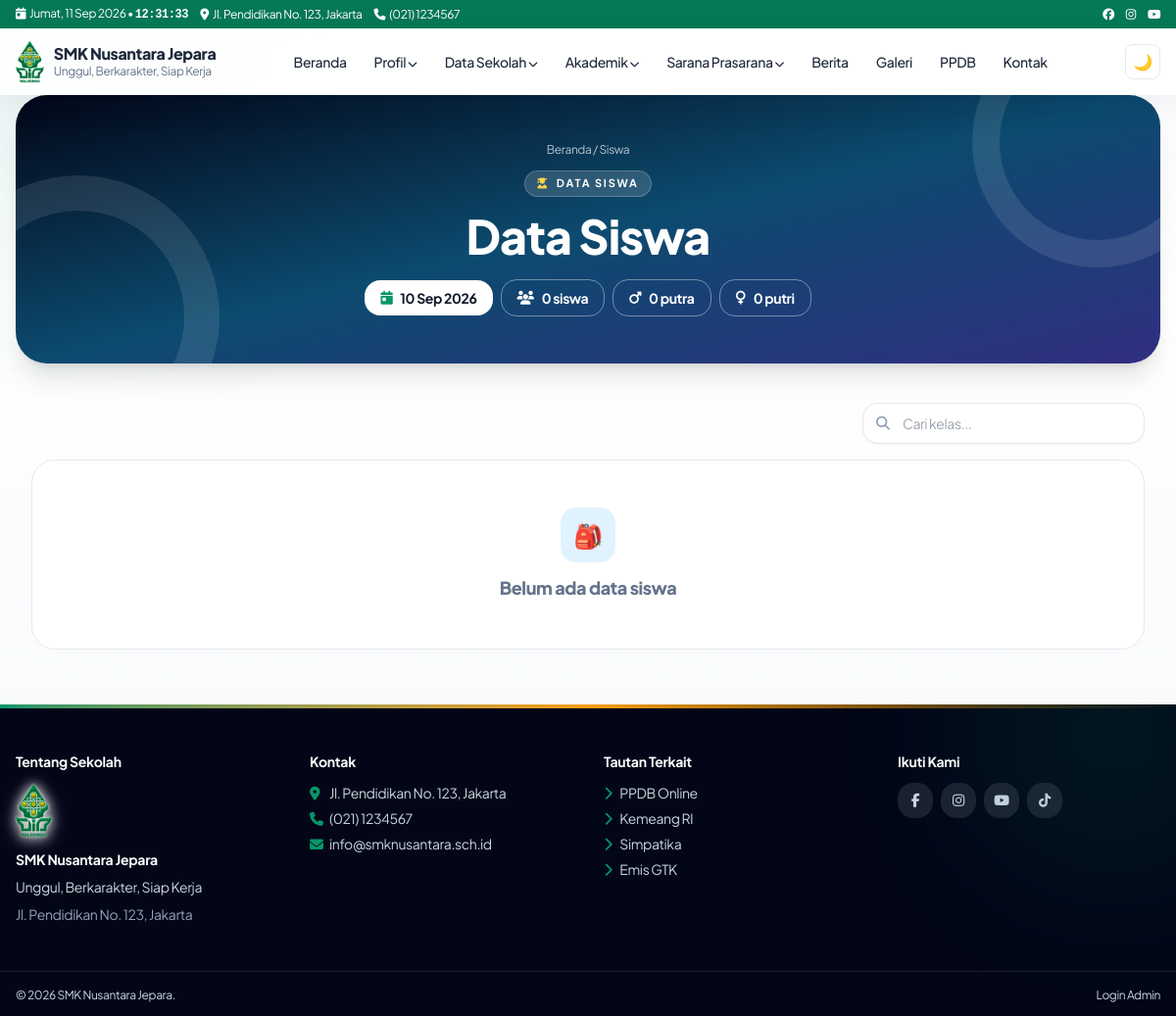
Screenshot of /siswa with the database file from the repository.
### tables this page shows
CREATE TABLE IF NOT EXISTS settings (
  id INT UNSIGNED AUTO_INCREMENT PRIMARY KEY,
  `key` VARCHAR(100) NOT NULL UNIQUE,
  `value` TEXT DEFAULT NULL,
  updated_at TIMESTAMP DEFAULT CURRENT_TIMESTAMP ON UPDATE CURRENT_TIMESTAMP
);

CREATE TABLE IF NOT EXISTS menu_items (
  id INT UNSIGNED AUTO_INCREMENT PRIMARY KEY,
  menu_id INT UNSIGNED NOT NULL,
  parent_id INT UNSIGNED DEFAULT NULL,
  label VARCHAR(150) NOT NULL,
  url VARCHAR(500) NOT NULL,
  target VARCHAR(20) DEFAULT '_self',
  sort_order INT DEFAULT 0,
  is_active TINYINT(1) DEFAULT 1,
  kind VARCHAR(20) NOT NULL DEFAULT 'link',
  mega_id INT UNSIGNED DEFAULT NULL,
  INDEX idx_menu_parent (menu_id, parent_id, sort_order),
  CONSTRAINT fk_mi_menu FOREIGN KEY (menu_id) REFERENCES menus(id) ON DELETE CASCADE,
  CONSTRAINT fk_mi_parent FOREIGN KEY (parent_id) REFERENCES menu_items(id) ON DELETE CASCADE
);

CREATE TABLE IF NOT EXISTS widgets (
  id INT UNSIGNED AUTO_INCREMENT PRIMARY KEY,
  area VARCHAR(60) NOT NULL,
  type VARCHAR(60) NOT NULL,
  title VARCHAR(150) DEFAULT NULL,
  content MEDIUMTEXT DEFAULT NULL,
  animation VARCHAR(30) NOT NULL DEFAULT 'zoom',
  sort_order INT DEFAULT 0,
  is_active TINYINT(1) DEFAULT 1,
  INDEX idx_area (area, is_active, sort_order)
);

### core/Router.php (called while the page is built, shortened)
<?php
final class Router {
 public static function dispatch(): void {
  require ROOT . '/pages/router.php';
 }
}

### index.php (called while the page is built, shortened)
<?php
require __DIR__ . '/config/database.php';
Router::dispatch();

### core/Database.php (called while the page is built, shortened)
<?php
final class Database {
    private static ?PDO $pdo = null;
    public static function conn(): PDO {
        if (self::$pdo) return self::$pdo;
        $c = require dirname(__DIR__) . '/config/database.php';
        $dsn = "mysql:host={$c['host']};dbname={$c['name']};charset={$c['charset']}";
        self::$pdo = new PDO($dsn, $c['user'], $c['pass'], [
            PDO::ATTR_ERRMODE => PDO::ERRMODE_EXCEPTION,
            PDO::ATTR_DEFAULT_FETCH_MODE => PDO::FETCH_ASSOC,
            PDO::ATTR_EMULATE_PREPARES => false,
        ]);
        return self::$pdo;
    }
    public static function setting(string $key, string $def = ''): string {
        try {
            $s = self::conn()->prepare('SELECT `value` FROM settings WHERE `key`=?');
            $s->execute([$key]);
            return (string)($s->fetchColumn() ?? $def);
        } catch (Throwable) { return $def; }
    }
}

### core/Helper.php (called while the page is built, shortened)
<?php
final class Helper {
    public static function e(?string $v): string { return htmlspecialchars((string)$v, ENT_QUOTES, 'UTF-8'); }
    public static function url(string $p = ''): string { return rtrim(BASE_URL, '/') . '/' . ltrim($p, '/'); }
    public static function menuUrl(string $u): array {
        $u = trim($u);
        if ($u === '' || $u === '#') return ['#', '_self'];
        $low = strtolower($u);
        if (str_starts_with($low, 'http://') || str_starts_with($low, 'https://')) return [$u, '_blank'];
        return [self::url(ltrim($u, '/')), '_self'];
    }
    public static function upload(string $p): string { return self::url('assets/uploads/' . ltrim($p, '/')); }
}

### pages/students.php (the view, shortened to what this page needs)
<?php if((Database::setting('siswa_show','1')==='0')){ http_response_code(404); require ROOT.'/templates/error/404.php'; exit; }
$classes=$db->query("SELECT * FROM student_classes ORDER BY sort_order,id")->fetchAll();
$sTitle=Database::setting('siswa_title','Data Siswa'); if(trim($sTitle)==='')$sTitle='Data Siswa'; $sDesc=Database::setting('siswa_desc','');
$metaTitle=$sTitle.' - '.Database::setting('school_name','Sekolah'); require ROOT."/templates/frontend/header.php";
$heroBadge='<i class="fa fa-user-graduate text-amber-300"></i>'.Helper::e($sTitle);
$heroCrumb='<a href="'.Helper::url().'" class="hover:text-white">Beranda</a> / Siswa';
require ROOT."/templates/frontend/page-hero.php"; ?>
<div class="w-full px-4 md:px-8 py-10">
<div class="flex justify-end"><div class="relative w-full sm:w-72"><i class="fa fa-search absolute left-3.5 top-1/2 -translate-y-1/2 text-slate-400 text-sm"></i><input id="qStu" placeholder="Cari kelas..." class="w-full border rounded-xl pl-10 pr-3 py-2.5 text-sm bg-white shadow-sm focus:ring-2 focus:ring-sky-500 focus:outline-none"></div></div>
<?php if(!$classes): ?><div class="bg-white border rounded-3xl p-12 text-center mt-4 text-slate-500"><span class="w-14 h-14 rounded-2xl bg-sky-100 grid place-items-center mx-auto text-2xl">🎒</span><p class="font-extrabold text-lg mt-3">Belum ada data siswa</p></div><?php endif; ?>
</div>
<?php require ROOT."/templates/frontend/footer.php"; ?>

### templates/frontend/navbar.php (shortened to what this page needs)
<?php
$top_addr = Database::setting('address','Jl. Pendidikan No.123');
$top_phone = Database::setting('phone','(021) 1234567');
$school = Database::setting('school_name','SMK Nusantara');
$tagline = Database::setting('tagline','Unggul, Berkarakter');
$logo = Database::setting('logo','');
try {
$db = Database::conn();
$mm = $db->query("SELECT * FROM menus WHERE location='primary' LIMIT 1")->fetch();
$items = [];
if ($mm) {
  $st = $db->prepare("SELECT * FROM menu_items WHERE menu_id=? AND is_active=1 ORDER BY sort_order");
  $st->execute([$mm['id']]); $items = $st->fetchAll();
}
} catch (Throwable) { $items=[]; $mega=[]; }
function menuTree($items,$parent=null){ $o=[]; foreach($items as $i){ if(($i['parent_id']??null)==$parent) $o[]=$i; } return $o; }
function menuLink($u,$forceTarget=null){ [$href,$t]=Helper::menuUrl($u); $t=$forceTarget?:$t; return 'href="'.Helper::e($href).'"'.($t==='_blank'?' target="_blank" rel="noopener noreferrer"':''); }
?>
<div class="bg-emerald-700 text-white text-xs block"><div class="max-w-7xl mx-auto px-4 py-1.5 flex justify-between items-center gap-2">
<div class="flex gap-3 min-w-0 items-center flex-wrap"><span class="shrink-0"><i class="fa fa-calendar-day mr-1"></i><span data-clock-date><?= Helper::tgl(date('Y-m-d')) ?></span> • <span data-clock-time class="font-mono font-bold"><?= date('H:i:s') ?></span></span><span class="hidden sm:inline truncate"><i class="fa fa-location-dot mr-1"></i><?= Helper::e($top_addr) ?></span><span class="hidden md:inline"><i class="fa fa-phone mr-1"></i><?= Helper::e($top_phone) ?></span><span class="hidden xl:inline"><i class="fa fa-envelope mr-1"></i><?= Helper::e($top_email) ?></span></div>
<div class="flex gap-3 shrink-0"><a href="#" aria-label="Facebook"><i class="fab fa-facebook"></i></a><a href="#" aria-label="Instagram"><i class="fab fa-instagram"></i></a><a href="#" aria-label="Youtube"><i class="fab fa-youtube"></i></a></div>
</div></div>
<header id="mainNav" class="sticky top-0 z-50 bg-white/90 dark:bg-slate-900/90 backdrop-blur border-b-0 transition">
<div class="max-w-7xl mx-auto px-4 py-3 flex items-center justify-between gap-3">
<a href="<?= Helper::url() ?>" class="flex items-center gap-2.5"><?php if($logo): ?><img src="<?= Helper::upload($logo) ?>" alt="Logo <?= Helper::e($school) ?>" class="h-11 w-auto object-contain shrink-0"><?php else: ?><span class="w-11 h-11 rounded-xl bg-emerald-600 text-white grid place-items-center font-bold shadow-sm"><?= Helper::e(mb_substr($school,0,1)) ?></span><?php endif; ?><span><span class="block font-extrabold leading-tight"><?= Helper::e($school) ?></span><span class="block text-xs text-slate-500"><?= Helper::e($tagline) ?></span></span></a>
<nav class="hidden lg:flex items-center gap-1 text-sm font-medium" id="deskMenu">
<?php foreach(menuTree($items) as $m): $ch=menuTree($items,$m['id']); $hasMega=false;
if(!$hasMega){ foreach($mega as $g){ if(($g['label']??'')===$m['label']) $hasMega=$g; } } ?>
<?php if($hasMega): $cols=json_decode($hasMega['columns_json']??'[]',true)?:[]; ?>
<div class="relative group"><button class="px-3 py-2 rounded-lg hover:bg-emerald-50"><?= Helper::e($m['label']) ?> <i class="fa fa-chevron-down text-[10px]"></i></button>
<div class="absolute left-1/2 -translate-x-1/2 top-full pt-2 opacity-0 invisible group-hover:opacity-100 group-hover:visible transition"><div class="bg-white dark:bg-slate-800 rounded-2xl shadow-xl border p-6 grid grid-cols-3 gap-6 w-[640px] max-w-[90vw]">
<?php foreach($cols as $c): ?><div><p class="font-bold text-xs uppercase text-emerald-700 mb-2"><?= Helper::e($c['title']??'') ?></p><?php foreach($c['links']??[] as $l): ?><a href="<?= Helper::e($l['url']??'#') ?>" class="block py-1 text-slate-600 dark:text-slate-300 hover:text-emerald-600"><?= Helper::e($l['label']??'') ?></a><?php endforeach; ?></div><?php endforeach; ?>
</div></div></div>
<?php elseif($ch): ?><div class="relative group"><a <?= menuLink($m['url'],$m['target']??null) ?> class="px-3 py-2 rounded-lg hover:bg-emerald-50 inline-block"><?= Helper::e($m['label']) ?> <i class="fa fa-chevron-down text-[10px]"></i></a>
</div>
<?php else: ?><a <?= menuLink($m['url'],$m['target']??null) ?> class="px-3 py-2 rounded-lg hover:bg-emerald-50"><?= Helper::e($m['label']) ?></a><?php endif; ?><?php endforeach; ?>
</nav>
<div class="flex items-center gap-2"><button id="darkBtn" class="w-9 h-9 rounded-lg border grid place-items-center" aria-label="Tema"></button></div>
</div>
</header>

### templates/frontend/footer.php (shortened to what this page needs)
</main>
<?php
$ft = Database::setting('footer_text',Database::setting('school_name',''));
$footerWidgets=[];
try{$footerWidgets=Database::conn()->query("SELECT * FROM widgets WHERE area='footer' AND is_active=1 ORDER BY sort_order,id")->fetchAll();}catch(Throwable){$footerWidgets=[];}
function renderFw($fw,$db){
  $fwc=trim((string)($fw['content']??'')); $t=$fw['type'];
  if($t==='about'){
    $school=Database::setting('school_name',''); $tagline=Database::setting('tagline',''); $addr=Database::setting('address','');
    $schoolLogo=Helper::upload(Database::setting('logo',''));
    if(Database::setting('logo','')){echo '<img src="'.$schoolLogo.'" alt="" class="h-14 w-auto object-contain mb-3" style="filter:drop-shadow(0 0 1px #fff) drop-shadow(0 0 6px rgba(255,255,255,.9)) drop-shadow(0 2px 8px rgba(255,255,255,.45))">';}
    echo '<h4 class="font-bold text-white mb-2">'.Helper::e($school).'</h4><p>'.Helper::e($tagline).'</p><p class="mt-2 text-slate-400">'.Helper::e($addr).'</p>';
    return;
  }
  if($t==='links'){ $lnks=json_decode((string)$fwc,true)?:[]; echo '<div class="grid gap-1.5">'; foreach($lnks as $lk){ $lbl=trim($lk['label']??''); $href=trim($lk['url']??''); [$fhref,$auto]=Helper::menuUrl($href); $tgt=(($lk['target']??'')==='_blank'||$auto==='_blank')?' target="_blank" rel="noopener noreferrer"':''; echo '<a href="'.Helper::e($fhref).'"'.$tgt.' class="text-sm hover:text-white hover:translate-x-1 transition"><i class="fa fa-chevron-right text-emerald-500 mr-2"></i>'.Helper::e($lbl).'</a>'; } echo '</div>'; return; }
  if($t==='contact'){ echo '<div class="grid gap-1.5 text-sm"><p><i class="fa fa-location-dot text-emerald-500 w-5"></i>'.Helper::e(Database::setting('address','-')).'</p><p><i class="fa fa-phone text-emerald-500 w-5"></i>'.Helper::e(Database::setting('phone','-')).'</p><p><i class="fa fa-envelope text-emerald-500 w-5"></i>'.Helper::e(Database::setting('email','-')).'</p></div>'; return; }
  if($t==='social'){ echo '<div class="flex flex-wrap gap-2">'; foreach(['facebook'=>'fa-facebook-f','instagram'=>'fa-instagram','youtube'=>'fa-youtube','tiktok'=>'fa-tiktok'] as $fsn=>$fsi){$fsu=Database::setting($fsn,'');if(!$fsu)continue;echo '<a href="'.Helper::e($fsu).'" target="_blank" rel="noopener noreferrer" class="w-9 h-9 rounded-xl bg-white/10 grid place-items-center hover:bg-emerald-600" aria-label="'.ucfirst($fsn).'"><i class="fab '.$fsi.'"></i></a>';} echo '</div>'; return; }
}
?>
<footer class="relative overflow-hidden bg-slate-950 text-slate-300 mt-auto w-full">
<div class="absolute inset-x-0 top-0 h-1 bg-gradient-to-r from-emerald-600 via-amber-500 to-emerald-600"></div>
<div class="absolute -top-32 -right-24 w-80 h-80 rounded-full bg-emerald-600/10 blur-3xl pointer-events-none"></div>
<div class="max-w-7xl mx-auto px-4 py-12 grid md:grid-cols-4 gap-8 text-sm">
<?php foreach($footerWidgets as $fw): ?>
<div><h4 class="font-bold text-white mb-3"><?= Helper::e($fw['title']?:'Informasi') ?></h4>
<?php renderFw($fw,$db); ?></div>
<?php endforeach; ?>
</div>
<div class="border-t border-white/10"><div class="max-w-7xl mx-auto px-4 py-4 flex flex-col md:flex-row justify-between text-xs gap-2">
<span>&copy; <?= date('Y') ?> <?= Helper::e($ft) ?>.</span>
<a href="<?= Helper::url('admin/login') ?>" target="_blank" rel="noopener noreferrer" class="hover:text-white">Login Admin</a>
</div></div>
</footer>
</body></html>

### assets/css/style.css (style rules this page uses)
:root { --font-body:"Plus Jakarta Sans",system-ui,-apple-system,"Segoe UI",sans-serif }
html,body,input,select,textarea,button { font-family:var(--font-body)!important }
h1,h2,h3,h4 { font-family:var(--font-body)!important;letter-spacing:-.02em;font-weight:800 }
.card-hover,[class*="rounded-2xl"].border,[class*="rounded-3xl"].border { transition:transform .28s cubic-bezier(.16,1,.3,1),box-shadow .28s ease,border-color .28s ease }
html,body { max-width:100%;overflow-x:clip }
body { position:relative }
main,header,footer { max-width:100% }
img,video,iframe { max-width:100%;height:auto }
main .grid>*,main .flex>* { min-width:0;max-width:100% }
main>div { max-width:100%;min-width:0 }
html { height:100% }
body.site-shell { min-height:100vh;display:flex;flex-direction:column }
body.site-shell>footer { margin-top:auto;flex-shrink:0;width:100% }

### rows the page displays
settings: value "Jl. Pendidikan No. 123, Jakarta"
settings: value "(021) 1234567"
settings: value (picture)
settings: value "SMK Nusantara Jepara"
settings: value "Unggul, Berkarakter, Siap Kerja"
menu_items: label "Beranda"
menu_items: label "Profil"
menu_items: label "Data Sekolah"
menu_items: label "Akademik"
menu_items: label "Sarana Prasarana"
menu_items: label "Berita"
menu_items: label "Galeri"
menu_items: label "PPDB", lbl "Kemeang RI", lbl "Simpatika", lbl "Emis GTK"
menu_items: label "Kontak"
settings: value "DATA SISWA"
widgets: title "Tentang Sekolah", settings.value (picture), settings.value "SMK Nusantara Jepara", settings.value "Unggul, Berkarakter, Siap Kerja", settings.value "Jl. Pendidikan No. 123, Jakarta"
widgets: title "Kontak", settings.value "Jl. Pendidikan No. 123, Jakarta", settings.value "(021) 1234567", settings.value "info@smknusantara.sch.id"
widgets: title "Tautan Terkait", type "links" (drawn), lbl "PPDB Online"
widgets: title "Ikuti Kami", type "social" (drawn)

### other values shown
Helper::e($heroTitle) "Data Siswa"
Helper::e($st['label']??'') "10 Sep 2026"
Helper::e($st['label']??'') "0 siswa"
Helper::e($st['label']??'') "0 putra"
Helper::e($st['label']??'') "0 putri"
